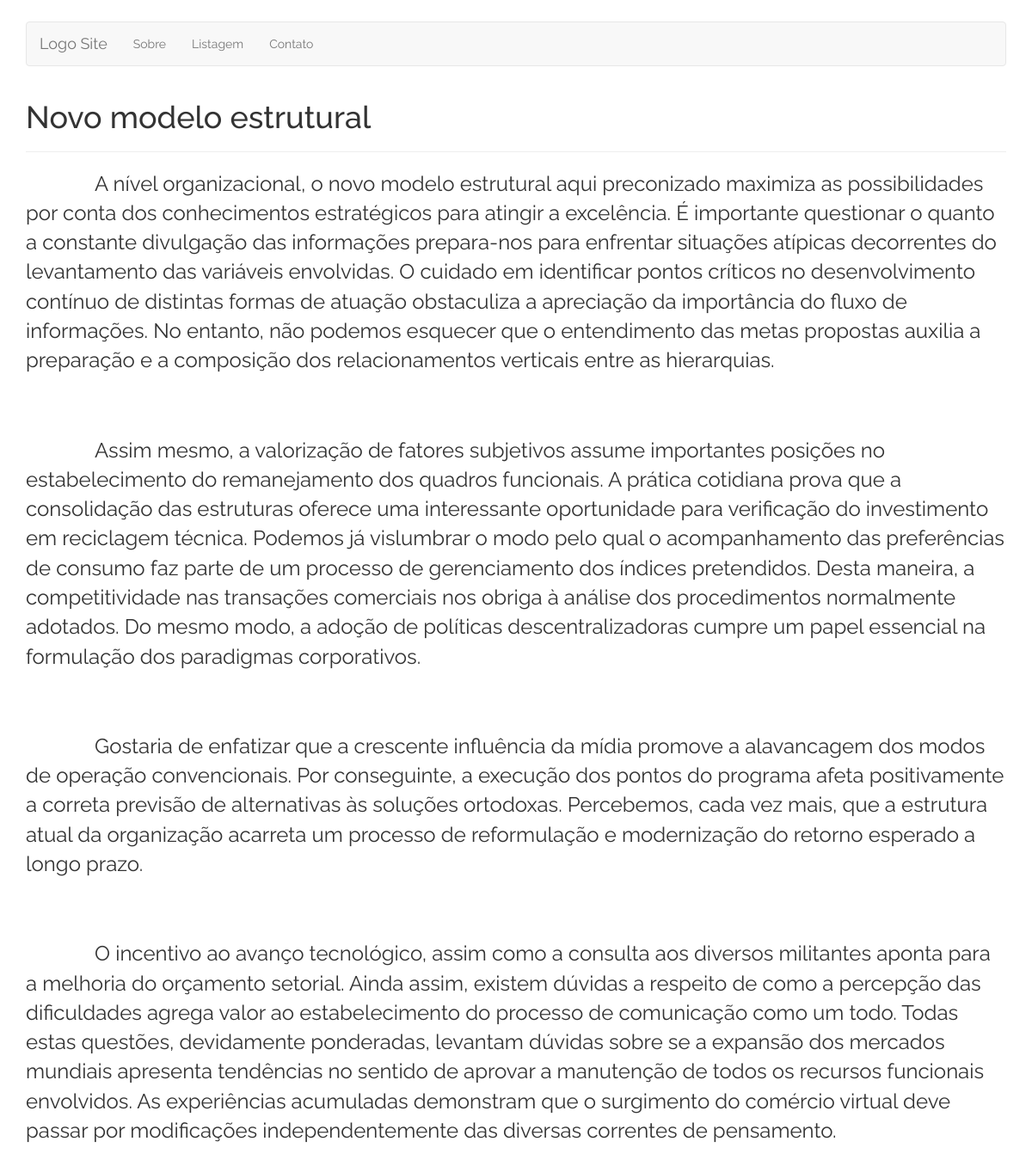
The app's page /noticia.php?cod=9 with its own data.
### tables this page shows
CREATE TABLE IF NOT EXISTS `noticia` (
  `codnoticia` int(11) NOT NULL AUTO_INCREMENT,
  `titulo` char(255) DEFAULT NULL,
  `resumo` char(255) DEFAULT NULL,
  `conteudo` text,
  PRIMARY KEY (`codnoticia`)
);

### classes/Repositorio.php (called while the page is built, shortened)
<?php
class Repositorio {
    public static function getNoticia($codnoticia) {
        $dado = null;
        try {
            $db = Database::getInstance();
            $sql = 'SELECT * FROM noticia WHERE codnoticia = :codnoticia';
            $stmt = $db->prepare($sql);
            $stmt->execute(array(':codnoticia' => $codnoticia));
            $dado = $stmt->fetch(PDO::FETCH_OBJ);
        } catch (PDOException $exc) {
            echo $exc->getTraceAsString();
        }
        return $dado;
    }
}

### noticia.php (the view, shortened to what this page needs)
<!doctype html>
<html lang="en">
    <?php include_once SITE_DIR . '/includes/head.php' ?>
    <?php require_once SITE_DIR . '/classes/Repositorio.php' ?>
    <?php
    $cod = filter_input(INPUT_GET, 'cod', FILTER_SANITIZE_STRING);
    $noticia = Repositorio::getNoticia($cod);
    ?>
    <body>
        <div id="wrap">
            <div class="container content">
                <?php include_once './includes/navbar.php'; ?>
                <?php if ($noticia): ?>
                <div class="page-header"><h2><?php echo $noticia->titulo ?></h2></div>
                    <p class="text-justify"><?php echo nl2br($noticia->conteudo) ?></p>
                <?php endif; ?>
            </div>
        </div>
    </body>
</html>

### css/global.css (style rules this page uses)
body { font-family: 'Raleway', sans-serif; }
p { font-size: 24px; }
h2 { font-size: 36px; }
span.tab { padding: 0 80px; }
.content { margin-top: 25px; }
p.paragraph { margin-bottom: 30px; }
#wrap { min-height: 100%; height: auto !important; height: 100%; margin: 0 auto -120px; padding: 0 0 120px; }

### records on screen
noticia: titulo "Novo modelo estrutural", conteudo "A nível organizacional, o novo modelo estrutural aqui preconizado maximiza as possibilidades por conta dos conhecimentos estratégicos para atingir a excelência. É importante questionar o quanto a constante divulgação das informações prepara-nos para enfrentar situações atípicas decorrentes do levantamento das variáveis envolvidas. O cuidado em identificar pontos críticos no desenvolvimento contínuo de distintas formas de atuação obstaculiza a apreciação da importância do fluxo de informações. No entanto, não podemos esquecer que o entendimento das metas propostas auxilia a preparação e a composição dos relacionamentos verticais entre as hierarquias. Assim mesmo, a valorização de fatores…"
